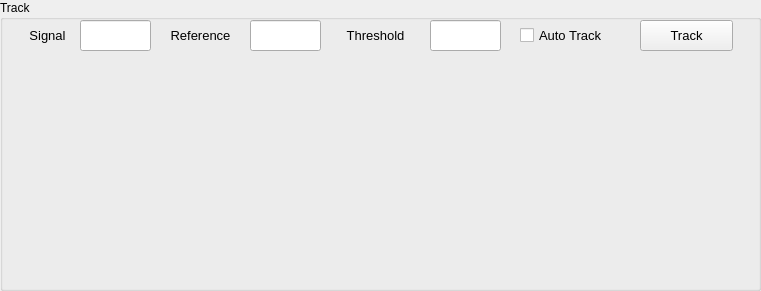
   <widget class="QGroupBox" name="TrackingGroup">
    <property name="geometry">
     <rect>
      <x>10</x>
      <y>480</y>
      <width>761</width>
      <height>291</height>
     </rect>
    </property>
    <property name="sizePolicy">
     <sizepolicy hsizetype="Expanding" vsizetype="Expanding">
      <horstretch>0</horstretch>
      <verstretch>0</verstretch>
     </sizepolicy>
    </property>
    <property name="title">
     <string>Track</string>
    </property>
    <widget class="QPushButton" name="pbTrack">
     <property name="geometry">
      <rect>
       <x>640</x>
       <y>20</y>
       <width>93</width>
       <height>31</height>
      </rect>
     </property>
     <property name="sizePolicy">
      <sizepolicy hsizetype="Expanding" vsizetype="Expanding">
       <horstretch>0</horstretch>
       <verstretch>0</verstretch>
      </sizepolicy>
     </property>
     <property name="font">
      <font>
       <pointsize>10</pointsize>
      </font>
     </property>
     <property name="text">
      <string>Track</string>
     </property>
    </widget>
    <widget class="QCheckBox" name="checkBoxAutoTrack">
     <property name="geometry">
      <rect>
       <x>520</x>
       <y>20</y>
       <width>111</width>
       <height>31</height>
      </rect>
     </property>
     <property name="sizePolicy">
      <sizepolicy hsizetype="Expanding" vsizetype="Expanding">
       <horstretch>0</horstretch>
       <verstretch>0</verstretch>
      </sizepolicy>
     </property>
     <property name="font">
      <font>
       <pointsize>10</pointsize>
       <weight>50</weight>
       <italic>false</italic>
       <bold>false</bold>
      </font>
     </property>
     <property name="autoFillBackground">
      <bool>false</bool>
     </property>
     <property name="text">
      <string>Auto Track</string>
     </property>
    </widget>
    <widget class="QLabel" name="label_15">
     <property name="geometry">
      <rect>
       <x>20</x>
       <y>20</y>
       <width>55</width>
       <height>31</height>
      </rect>
     </property>
     <property name="sizePolicy">
      <sizepolicy hsizetype="Expanding" vsizetype="Expanding">
       <horstretch>0</horstretch>
       <verstretch>0</verstretch>
      </sizepolicy>
     </property>
     <property name="font">
      <font>
       <pointsize>10</pointsize>
      </font>
     </property>
     <property name="text">
      <string>Signal</string>
     </property>
     <property name="alignment">
      <set>Qt::AlignCenter</set>
     </property>
    </widget>
    <widget class="QLabel" name="label_16">
     <property name="geometry">
      <rect>
       <x>160</x>
       <y>20</y>
       <width>81</width>
       <height>31</height>
      </rect>
     </property>
     <property name="sizePolicy">
      <sizepolicy hsizetype="Expanding" vsizetype="Expanding">
       <horstretch>0</horstretch>
       <verstretch>0</verstretch>
      </sizepolicy>
     </property>
     <property name="font">
      <font>
       <pointsize>10</pointsize>
      </font>
     </property>
     <property name="text">
      <string>Reference</string>
     </property>
     <property name="alignment">
      <set>Qt::AlignCenter</set>
     </property>
    </widget>
    <widget class="QLabel" name="label_17">
     <property name="geometry">
      <rect>
       <x>340</x>
       <y>20</y>
       <width>71</width>
       <height>31</height>
      </rect>
     </property>
     <property name="sizePolicy">
      <sizepolicy hsizetype="Expanding" vsizetype="Expanding">
       <horstretch>0</horstretch>
       <verstretch>0</verstretch>
      </sizepolicy>
     </property>
     <property name="font">
      <font>
       <pointsize>10</pointsize>
      </font>
     </property>
     <property name="text">
      <string>Threshold</string>
     </property>
     <property name="alignment">
      <set>Qt::AlignCenter</set>
     </property>
    </widget>
    <widget class="QLineEdit" name="leTrackingSignal">
     <property name="enabled">
      <bool>true</bool>
     </property>
     <property name="geometry">
      <rect>
       <x>80</x>
       <y>20</y>
       <width>71</width>
       <height>31</height>
      </rect>
     </property>
     <property name="sizePolicy">
      <sizepolicy hsizetype="Expanding" vsizetype="Expanding">
       <horstretch>0</horstretch>
       <verstretch>0</verstretch>
      </sizepolicy>
     </property>
     <property name="font">
      <font>
       <pointsize>10</pointsize>
      </font>
     </property>
     <property name="acceptDrops">
      <bool>true</bool>
     </property>
     <property name="frame">
      <bool>true</bool>
     </property>
    </widget>
    <widget class="QWidget" name="widgetTrackingPlot" native="true">
     <property name="geometry">
      <rect>
       <x>10</x>
       <y>60</y>
       <width>741</width>
       <height>221</height>
      </rect>
     </property>
     <property name="sizePolicy">
      <sizepolicy hsizetype="Expanding" vsizetype="Expanding">
       <horstretch>0</horstretch>
       <verstretch>0</verstretch>
      </sizepolicy>
     </property>
    </widget>
    <widget class="QLineEdit" name="leTrackingReference">
     <property name="enabled">
      <bool>true</bool>
     </property>
     <property name="geometry">
      <rect>
       <x>250</x>
       <y>20</y>
       <width>71</width>
       <height>31</height>
      </rect>
     </property>
     <property name="sizePolicy">
      <sizepolicy hsizetype="Expanding" vsizetype="Expanding">
       <horstretch>0</horstretch>
       <verstretch>0</verstretch>
      </sizepolicy>
     </property>
     <property name="font">
      <font>
       <pointsize>10</pointsize>
      </font>
     </property>
     <property name="acceptDrops">
      <bool>true</bool>
     </property>
     <property name="frame">
      <bool>true</bool>
     </property>
    </widget>
    <widget class="QLineEdit" name="leTrackingThreshold">
     <property name="enabled">
      <bool>true</bool>
     </property>
     <property name="geometry">
      <rect>
       <x>430</x>
       <y>20</y>
       <width>71</width>
       <height>31</height>
      </rect>
     </property>
     <property name="sizePolicy">
      <sizepolicy hsizetype="Expanding" vsizetype="Expanding">
       <horstretch>0</horstretch>
       <verstretch>0</verstretch>
      </sizepolicy>
     </property>
     <property name="font">
      <font>
       <pointsize>10</pointsize>
      </font>
     </property>
     <property name="acceptDrops">
      <bool>true</bool>
     </property>
     <property name="frame">
      <bool>true</bool>
     </property>
    </widget>
   </widget>
